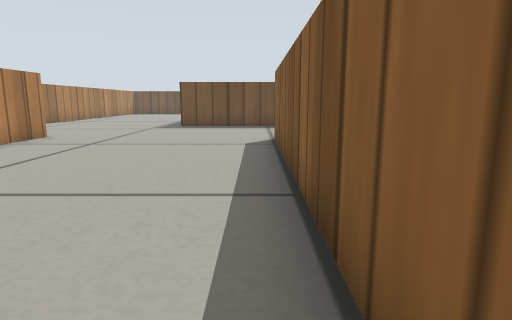
view 1 (above)

17 first-person views from a walk through a robot-simulator world made for Gazebo. The camera is 0.23 m above the floor, tilts 10° down and sees 75° across. The floor is counted in squares, 0.2 m on a side. Each view is taken from the middle of a square. On the plan, view 1 faces up. The plan holds only what a view shows up to about 13 squares ahead; the rest is blank. Simple patterns stand in for the simulator's built-in surfaces.

view 2
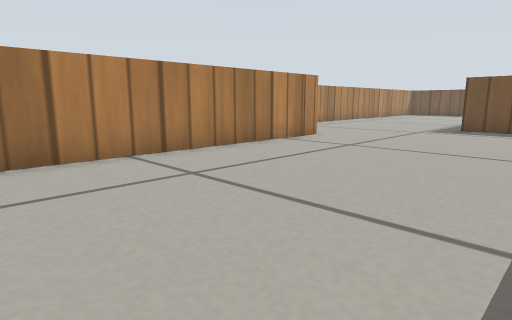

view 3
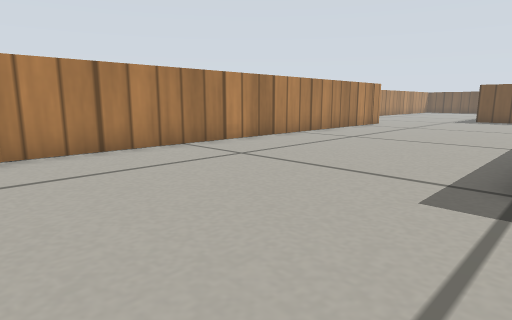

view 4
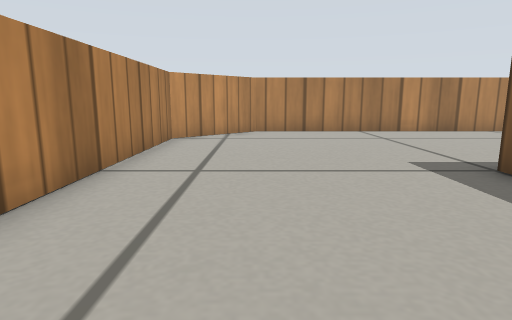

view 5
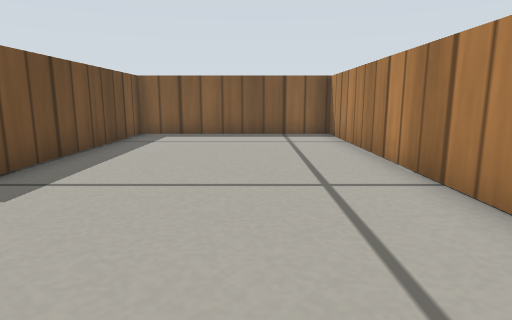

view 6
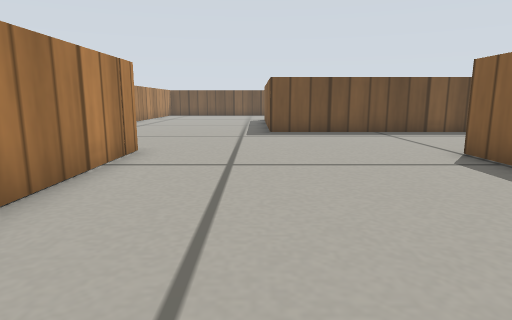

view 7
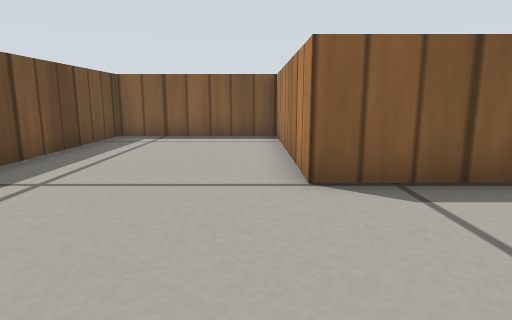

view 8
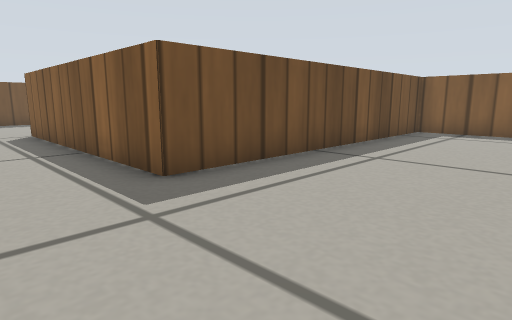

view 9
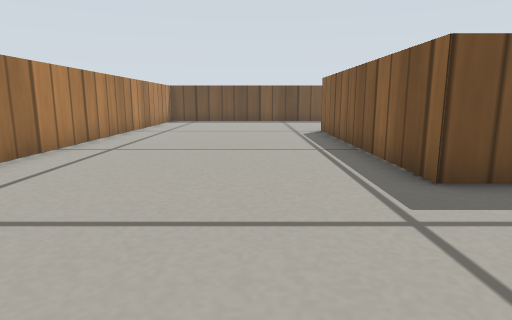

view 10
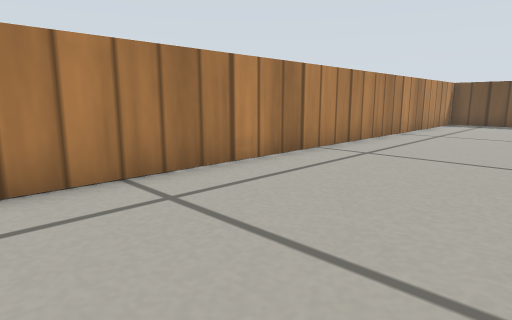

view 11
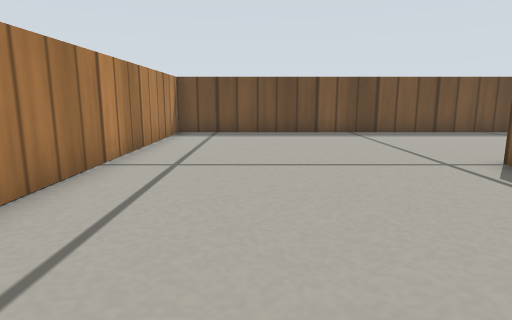

view 12
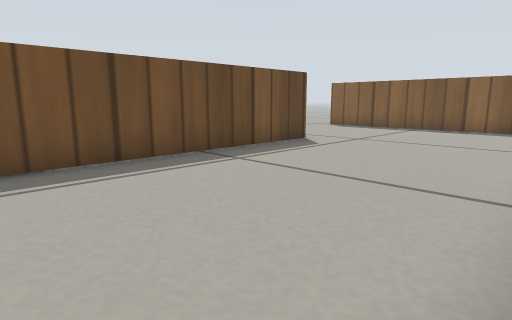

view 13
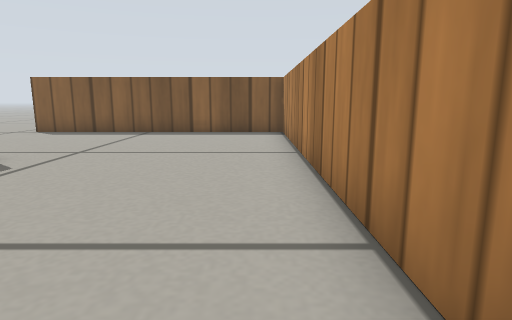

view 14
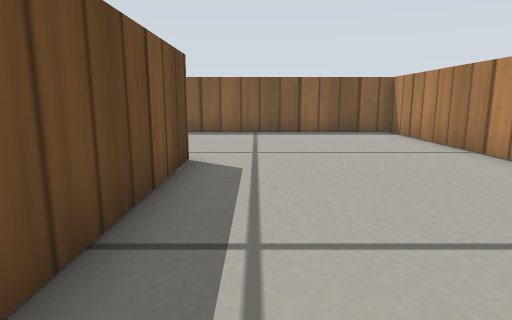

view 15
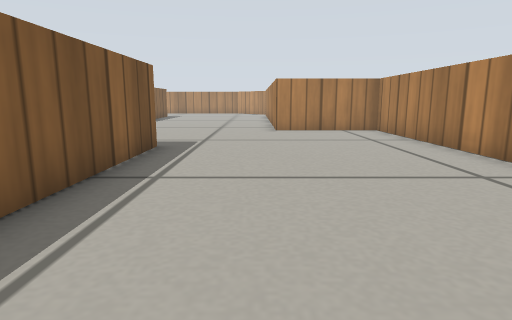

view 16
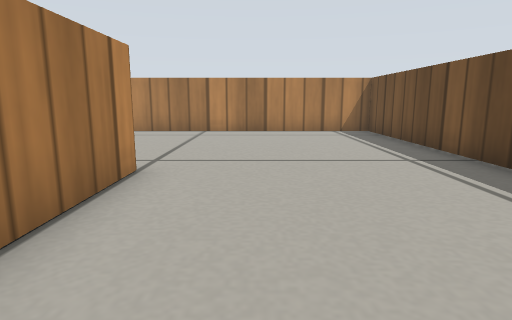

view 17
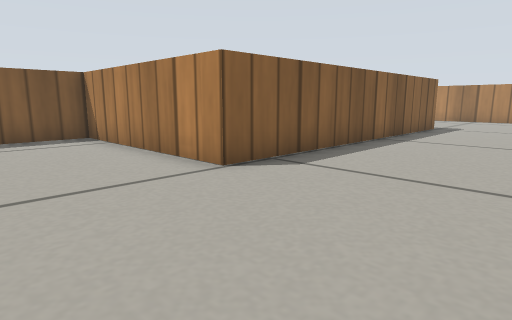

### Floor plan
Points are (right, up) in squares from view 1. A wall is a line through its corners. A room is listed if a view was taken in it or the views show most of it. See-through windows are left out.
Room 1 (views 1, 2, 3, 4, 5, 6, 7, 8, 9)
walls: (0.6, -0.3) (0.6, 10.2) (7.1, 10.3) (7.1, 15.5) (-3.5, 15.5); (-6.8, 10.8) (-6.8, -5) (-4.3, -7.6) (7.8, -7.6) (7.8, -1) (0.6, -1)
ways out: opening at (-5, 13.6) to room 2
Room 2 (views 10, 11, 12, 13, 14, 15, 16, 17)
walls: (-3.5, 15.5) (-3.5, 24) (10.5, 24) (10.5, 30.5); (4.6, 30.3) (-10.9, 30.3) (-10.8, 10.8) (-6.8, 10.8)
ways out: opening at (-5, 13.6) to room 1; opening at (7.5, 31)

Positions as (right, up) in squares from view 1, and headings:
1: (0, 0), facing up
2: (0, 1), facing up-left
3: (1, -6), facing up-left
4: (6, -5), facing left
5: (-4, -5), facing right
6: (-4, 3), facing up
7: (-4, 11), facing right
8: (-6, 11), facing up-right
9: (-6, 11), facing up
10: (-6, 12), facing up-left
11: (-8, 18), facing up
12: (-4, 24), facing up-right
13: (-2, 25), facing right
14: (-2, 29), facing right
15: (-6, 24), facing down
16: (2, 26), facing left
17: (-4, 14), facing down-right
